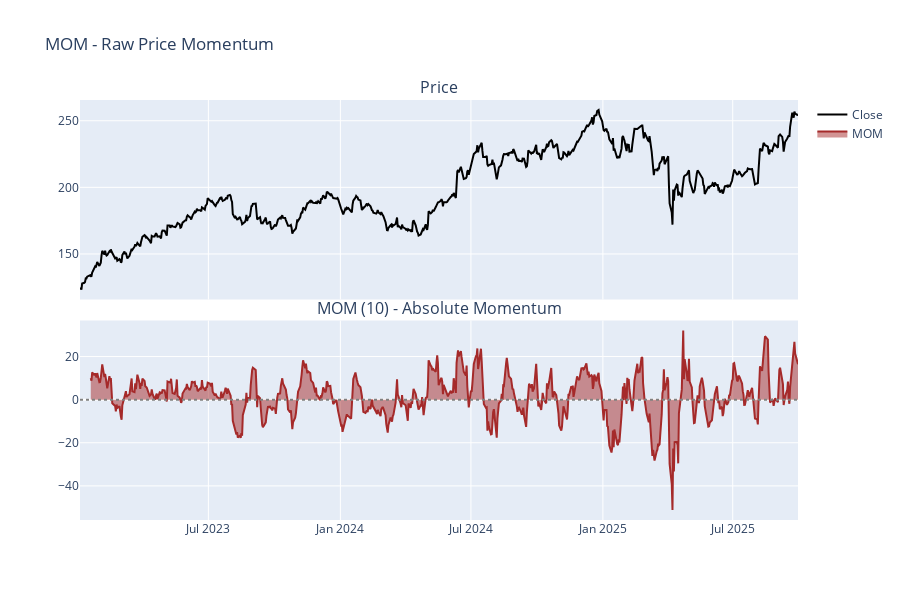

The code cell stored with this chart in its notebook:
### Markdown cell above
## 5. MOM - Momentum

Absolute price change over N periods. Similar to ROC but not percentage-based. Raw momentum measure.

### Code cell
df['mom'] = calculate_mom(df, period=10)

fig = make_subplots(rows=2, cols=1, shared_xaxes=True, vertical_spacing=0.05,
                    subplot_titles=('Price', 'MOM (10) - Absolute Momentum'))

fig.add_trace(go.Scatter(x=df['date'], y=df['close'], name='Close', line=dict(color='black')), row=1, col=1)

fig.add_trace(go.Scatter(x=df['date'], y=df['mom'], name='MOM',
                        fill='tozeroy', line=dict(color='brown')), row=2, col=1)
fig.add_hline(y=0, line_dash="dot", line_color="gray", row=2, col=1)

fig.update_layout(height=600, title_text="MOM - Raw Price Momentum")
fig.show()

print(f"MOM mean: ${df['mom'].mean():.2f}")
print(f"MOM std: ${df['mom'].std():.2f}")

### Figure 1 — Plotly figure (JSON) as saved in the notebook; plotly's stock layout.template omitted (floating-point values rounded to 4 significant figures; data arrays with more than 128 entries replaced by an {"elided": "..."} marker saying what was removed)
{"data": [{"line": {"color": "black"}, "name": "Close", "type": "scatter", "x": {"elided": "688 str values"}, "xaxis": "x", "y": {"elided": "688 float values"}, "yaxis": "y"}, {"fill": "tozeroy", "line": {"color": "brown"}, "name": "MOM", "type": "scatter", "x": {"elided": "688 str values"}, "xaxis": "x2", "y": {"elided": "688 float values"}, "yaxis": "y2"}], "layout": {"annotations": [{"font": {"size": 16}, "showarrow": false, "text": "Price", "x": 0.5, "xanchor": "center", "xref": "paper", "y": 1, "yanchor": "bottom", "yref": "paper"}, {"font": {"size": 16}, "showarrow": false, "text": "MOM (10) - Absolute Momentum", "x": 0.5, "xanchor": "center", "xref": "paper", "y": 0.475, "yanchor": "bottom", "yref": "paper"}], "height": 600, "shapes": [{"line": {"color": "gray", "dash": "dot"}, "type": "line", "x0": 0, "x1": 1, "xref": "x2 domain", "y0": 0, "y1": 0, "yref": "y2"}], "title": {"text": "MOM - Raw Price Momentum"}, "xaxis": {"anchor": "y", "domain": [0, 1], "matches": "x2", "showticklabels": false}, "xaxis2": {"anchor": "y2", "domain": [0, 1]}, "yaxis": {"anchor": "x", "domain": [0.525, 1]}, "yaxis2": {"anchor": "x2", "domain": [0, 0.475]}}}
